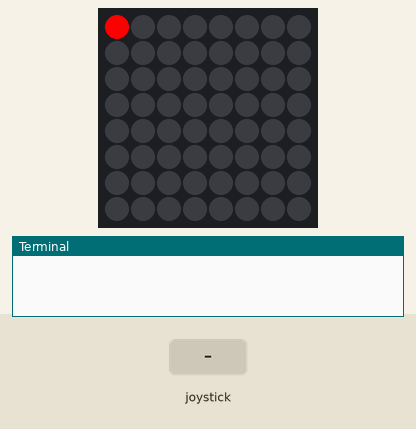
Recording of a program running on a simulated Raspberry Pi (BCM pin numbers) with a Sense HAT. Shown: the Sense HAT's 8×8 RGB LED matrix, the last lines printed to the terminal. Inputs (shaded band) come from the test bench. The pygame window is not drawn. At 6.8 s the program stops and its outputs stay as they are.

Above: at 1.2 s.
1.3 s: joystick pushed up
At 2.4 s:
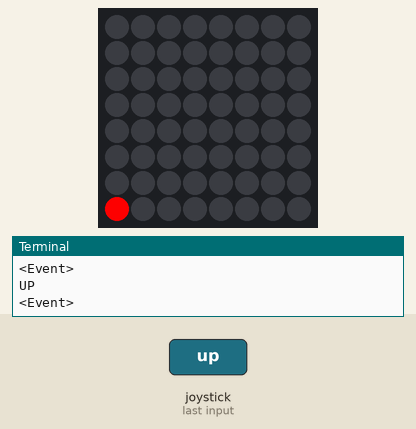
2.8 s: joystick pushed left
At 3.5 s:
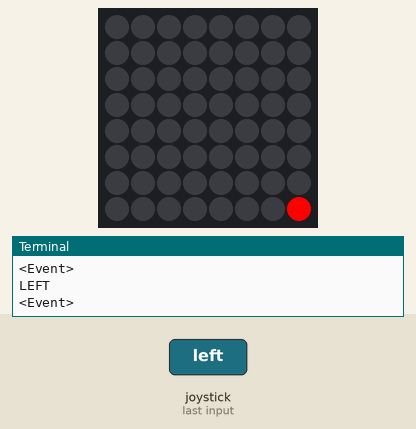
4.3 s: joystick pushed down
At 4.7 s:
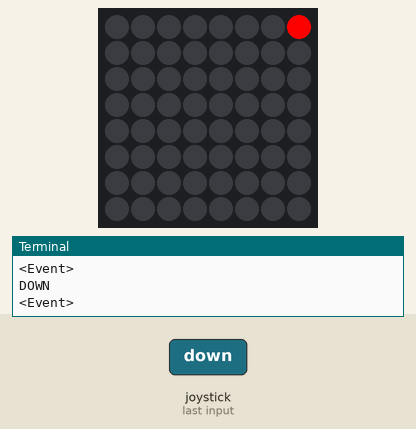
5.8 s: joystick clicked
Timing chart, 0 to 8.3 s (numbered marks = the images above; inputs shaded):
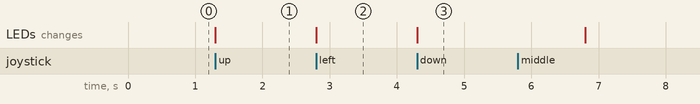

Measured:
- after the input at 1.3 s, the LEDs: change at once (image 1)
- after the input at 2.8 s, the LEDs: change at once (image 2)
- after the input at 4.3 s, the LEDs: change at once (image 3)

The program:

joystick_test.py
```python
from __future__ import print_function

import pygame, sys, time, os, atexit
from pygame.locals import *
from sense_hat import SenseHat

#os.environ["SDL_VIDEODRIVER"] = "dummy"

hmov = [0, 1, 2, 3, 4, 5, 6, 7]
vmov = [0, 1, 2, 3, 4, 5, 6, 7]
LED_COLOR = (255, 0, 0)

pygame.init()
#pygame.display.set_mode()
#pygame.display.init()
pygame.display.set_mode((640, 480))
#screen = pygame.display.set_mode((1,1))

sense = SenseHat()
sense.clear()

def goodbye(name):
    print('Goodbye, %s' % name)

def eventIterator():
    while True:
        yield pygame.event.wait()
        while True:
            event = pygame.event.poll()
            if event.type == NOEVENT:
                break
            else:
                yield event

def moveLeft():
    global hmov
    sense.set_pixel(hmov[0], vmov[0], 0, 0, 0)
    hmov = hmov[-1:] + hmov[:-1]
    sense.set_pixel(hmov[0], vmov[0], LED_COLOR)

def moveRight():
    global hmov
    sense.set_pixel(hmov[0], vmov[0], 0, 0, 0)
    hmov = hmov[1:] + hmov[:1]
    sense.set_pixel(hmov[0], vmov[0], LED_COLOR)

def moveDown():
    global vmov
    sense.set_pixel(hmov[0], vmov[0], 0, 0, 0)
    vmov = vmov[1:] + vmov[:1]
    sense.set_pixel(hmov[0], vmov[0], LED_COLOR)

def moveUp():
    global vmov
    sense.set_pixel(hmov[0], vmov[0], 0, 0, 0)
    vmov = vmov[-1:] + vmov[:-1]
    sense.set_pixel(hmov[0], vmov[0], LED_COLOR)

def quit():
    print('Exiting...')
    time.sleep(1)
    sense.clear()
    pygame.quit()
    sys.exit()

sense.set_pixel(0, 0, 255, 0 , 0)
atexit.register(goodbye, name='Emanuele')

for event in eventIterator():
    print(event)
    if event.type == QUIT:
        quit()
    elif event.type == KEYDOWN:
        if event.key == K_RETURN:
            print('ENTER')
            pygame.event.post(pygame.event.Event(QUIT))
        if event.key == K_LEFT:
            print('LEFT')
            moveLeft()
        if event.key == K_RIGHT:
            print('RIGHT')
            moveRight()
        if event.key == K_UP:
            print('UP')
            moveUp()
        if event.key == K_DOWN:
            print('DOWN')
            moveDown()
    
```
